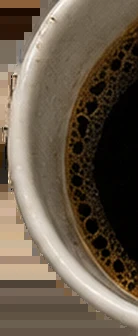
#> input picture src/assets/decor/cafe.webp, 138 x 336 px, found by its file name
$ python chai.py src/assets/decor/cafe.webp src/assets/decor/chai.webp
#> lines starting #> are read from the running program, lines starting #| are printed output that depends on the picture
"""Convierte la taza de café de la imagen en un chai latte.

Uso: python scripts/decor/chai.py src/assets/decor/cafe.webp src/assets/decor/chai.webp
Necesita numpy y opencv-python-headless.

Se conserva la taza tal cual y solo se recolorea el líquido: espuma de leche
tostada (más clara en el centro), las burbujas de la crema original como
textura y un poco de canela espolvoreada.
"""
import json
import sys

import cv2
import numpy as np

sys.path.insert(0, 'scripts/decor')
import regiones as R  # noqa: E402

src, dst = sys.argv[1], sys.argv[2]
rgba = cv2.imread(src, cv2.IMREAD_UNCHANGED)
#> rgba is the input picture: shape (336, 138, 4); mean B, G, R, A 73.9, 89.6, 103, 185
H, W = rgba.shape[:2]
#> H = 336; W = 138
bgr = rgba[..., :3].astype(np.float32)
hsv = cv2.cvtColor(rgba[..., :3], cv2.COLOR_BGR2HSV)
#> hsv: shape (336, 138, 3); mean H, S, V 18.6, 101.9, 103
S, V = hsv[..., 1].astype(np.float32), hsv[..., 2].astype(np.float32)
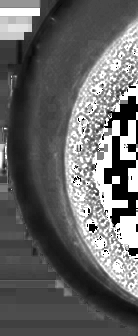
#> S: shape (336, 138) float32; min 0, max 255, mean 101.9
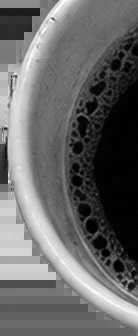
#> V: shape (336, 138) float32; min 0, max 255, mean 103

# Centro de la taza en coordenadas de la capa (exportada a 1,5×)
#> (the run stopped early here; a loop or call above may not have finished)

$ run again, with src/assets/decor/lapiz-entero.webp copied over src/assets/decor/cafe.webp
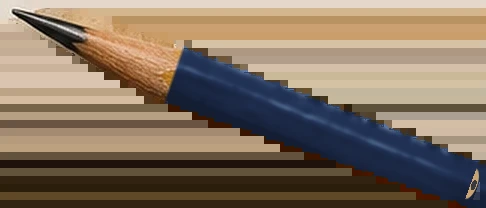
#> input picture src/assets/decor/lapiz-entero.webp, 486 x 208 px, found by its file name
#> rgba is the input picture: shape (208, 486, 4); mean B, G, R, A 97.5, 115.3, 132.3, 49.8
#> hsv: shape (208, 486, 3); mean H, S, V 32.3, 108.5, 139.6
#> `S, V = hsv[..., 1].astype(np.float32), hsv[..., 2].astype(np.float32)`:
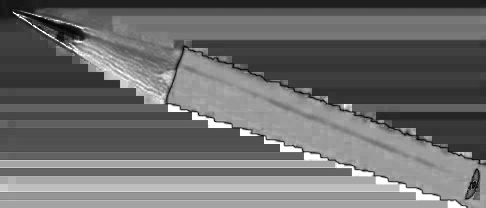
#> S: shape (208, 486) float32; min 0, max 255, mean 108.5
#> `S, V = hsv[..., 1].astype(np.float32), hsv[..., 2].astype(np.float32)`:
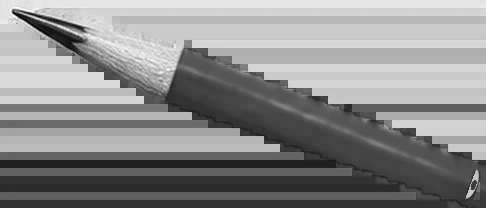
#> V: shape (208, 486) float32; min 0, max 255, mean 139.6
